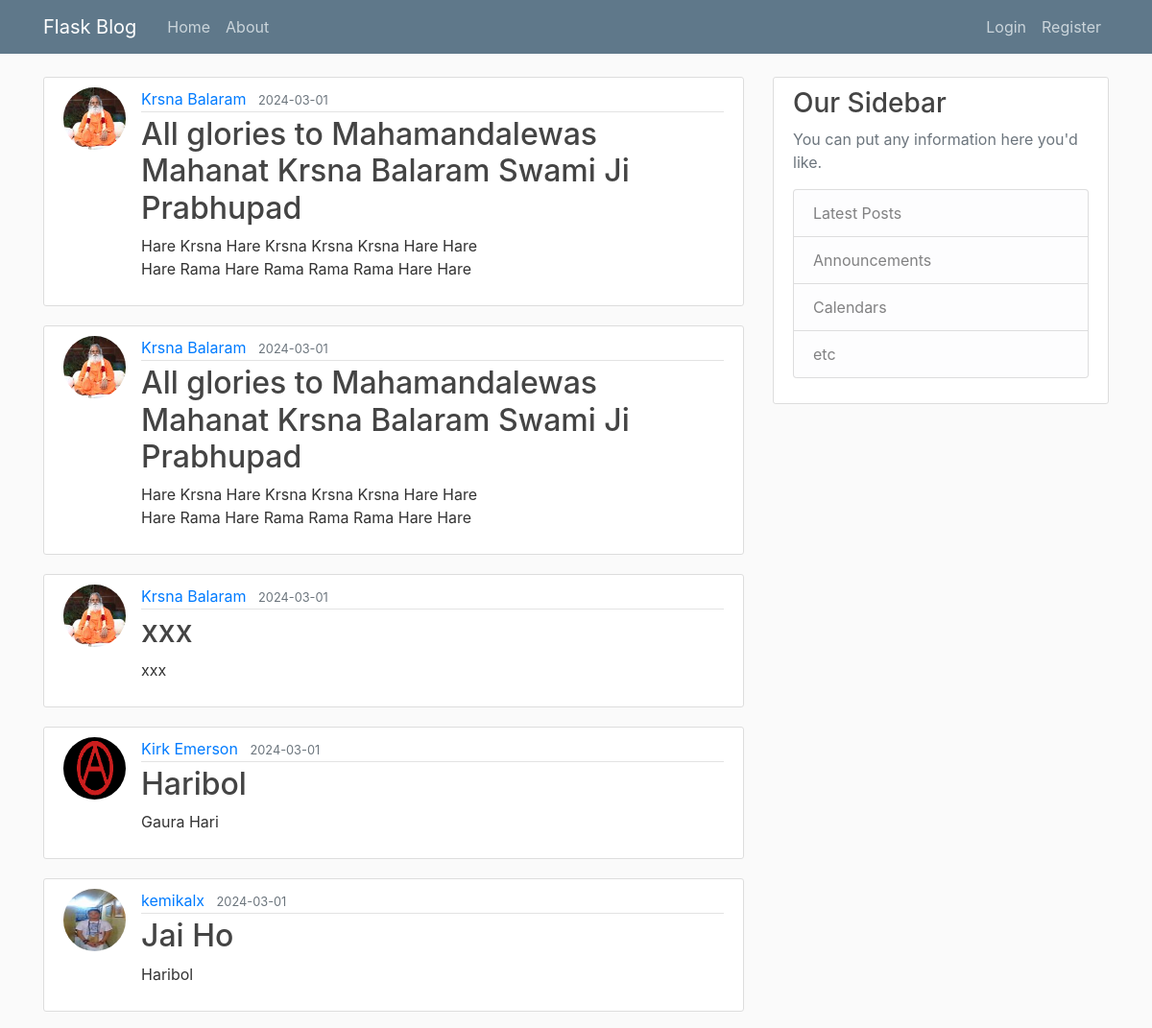
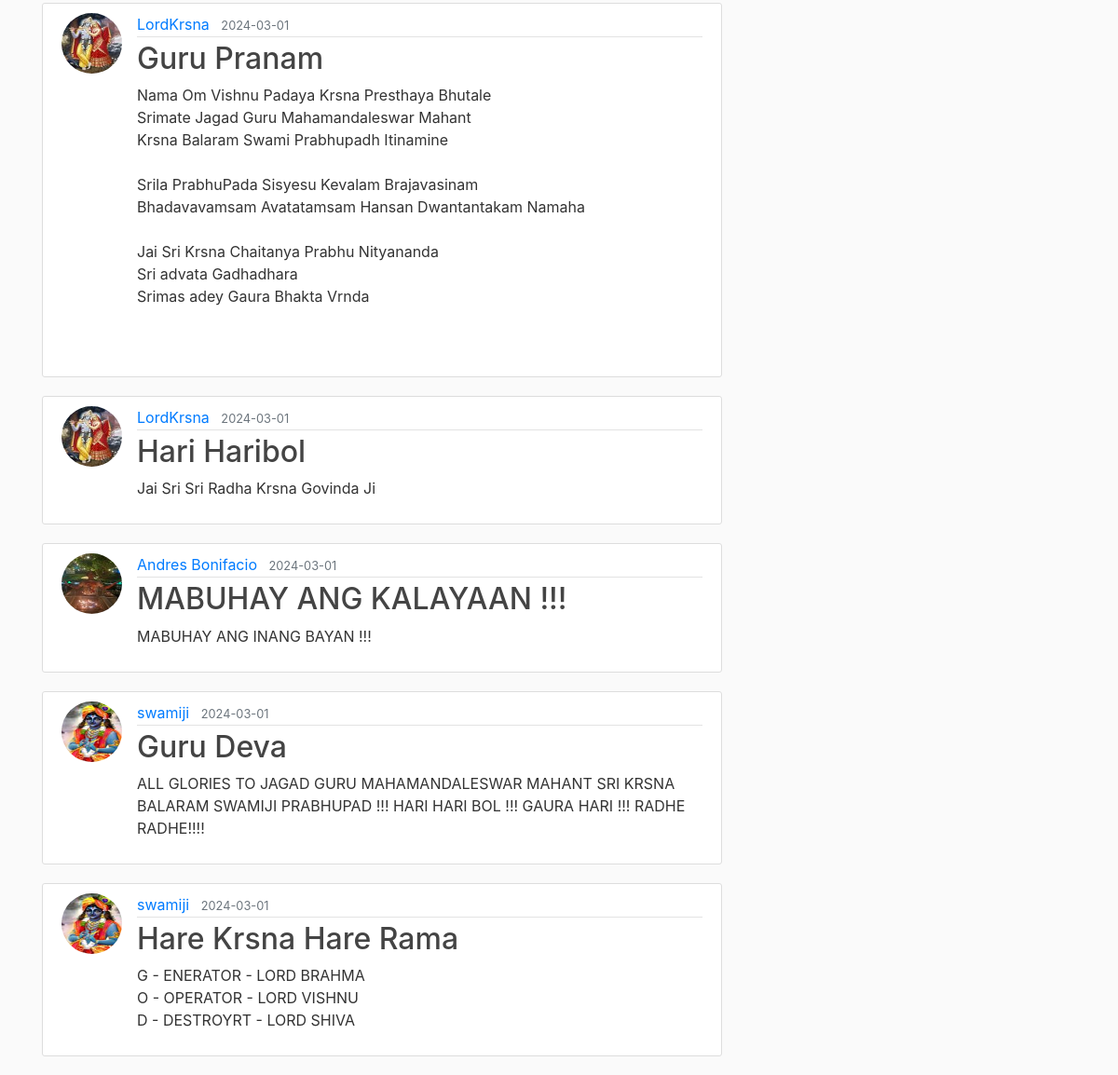
The page /home on the database its author committed (2 pictures, top to bottom).
### flaskblog/models.py (models this page shows, shortened)
class Post(db.Model):
    id = db.Column(db.Integer, primary_key=True)
    title = db.Column(db.String(100),nullable=False)
    date_posted = db.Column(db.DateTime, nullable=False, default=datetime.utcnow)
    content = db.Column(db.Text, nullable=False)
    user_id = db.Column(db.Integer, db.ForeignKey('user.id'), nullable=False)

class User(db.Model, UserMixin):
    id = db.Column(db.Integer, primary_key=True)
    username = db.Column(db.String(20), unique=True, nullable=False)
    email = db.Column(db.String(120), unique=True, nullable=False)
    image_file = db.Column(db.String(20), nullable=False, default='default.jpg')
    password = db.Column(db.String(60), nullable=False)
    posts = db.relationship('Post', backref='author', lazy=True)

### flaskblog/routes.py (the view)
@app.route("/")
@app.route("/home")
def home():
    posts = Post.query.all()
    return render_template('home.html', posts=posts)

### flaskblog/templates/home.html
{% extends "layout.html" %}
{% block content %}
    {% for post in posts %}
    <article class="media content-section">
      <img class = "rounded-circle article-img" src = "{{ url_for('static', filename = 'profile_pics/' + post.author.image_file) }}">
      <div class="media-body">
        <div class="article-metadata">
          <a class="mr-2" href="#">{{ post.author.username }}</a>
          <small class="text-muted">{{ post.date_posted.strftime('%Y-%m-%d') }}</small>
        </div>
        <h2><a class="article-title" href="{{ url_for('post', post_id=post.id) }}">{{ post.title }}</a></h2>
        <p class="article-content">{{ post.content }}</p>
      </div>
    </article>
    {% endfor %}
{% endblock content %}

### flaskblog/templates/layout.html (shortened to what this page needs)
<!DOCTYPE html>
<html>
<head>
    <link rel="stylesheet" href="https://maxcdn.bootstrapcdn.com/bootstrap/4.0.0/css/bootstrap.min.css">
    <link rel="stylesheet" type="text/css" href="{{ url_for('static', filename='main.css') }}">
</head>
    <body>
        <header class="site-header">
          <nav class="navbar navbar-expand-md navbar-dark bg-steel fixed-top">
            <div class="container">
              <a class="navbar-brand mr-4" href="/">Flask Blog</a>
              <div class="collapse navbar-collapse" id="navbarToggle">
                <div class="navbar-nav mr-auto">
                  <a class="nav-item nav-link" href="{{ url_for('home') }}">Home</a>
                  <a class="nav-item nav-link" href="{{ url_for('about') }}">About</a>
                </div>
                <div class="navbar-nav">
                    {% if current_user.is_authenticated %}
                    <a class="nav-item nav-link" href="{{ url_for('new_post') }}">New Post</a>
                        <a class="nav-item nav-link" href="{{ url_for('account') }}">Account</a>
                        <a class="nav-item nav-link" href="{{ url_for('logout') }}">Logout</a>
                    {% else %}
                        <a class="nav-item nav-link" href="{{ url_for('login') }}">Login</a>
                        <a class="nav-item nav-link" href="{{ url_for('register') }}">Register</a>
                    {% endif %}
                </div>
              </div>
            </div>
          </nav>
        </header>
        <main role="main" class="container">
          <div class="row">
            <div class="col-md-8">
              {% block content %}{% endblock %}
            </div>
            <div class="col-md-4">
              <div class="content-section">
                <h3>Our Sidebar</h3>
                <p class='text-muted'>You can put any information here you'd like.
                  <ul class="list-group">
                    <li class="list-group-item list-group-item-light">Latest Posts</li>
                    <li class="list-group-item list-group-item-light">Announcements</li>
                    <li class="list-group-item list-group-item-light">Calendars</li>
                    <li class="list-group-item list-group-item-light">etc</li>
                  </ul>
                </p>
              </div>
            </div>
          </div>
        </main>
    </body>
</html>

### flaskblog/static/main.css (style rules this page uses)
body { background: #fafafa; color: #333333; margin-top: 5rem; }
h1, h2, h3, h4, h5, h6 { color: #444444; }
.bg-steel { background-color: #5f788a; }
.site-header .navbar-nav .nav-link { color: #cbd5db; }
.content-section { background: #ffffff; padding: 10px 20px; border: 1px solid #dddddd; border-radius: 3px; margin-bottom: 20px; }
.article-title { color: #444444; }
.article-content { white-space: pre-line; }
.article-img { height: 65px; width: 65px; margin-right: 16px; }
.article-metadata { padding-bottom: 1px; margin-bottom: 4px; border-bottom: 1px solid #e3e3e3 }

### rows shown on the page
Post: image_file (picture), author.username "Krsna Balaram", date_posted "2024-03-01", title "All glories to Mahamandalewas Mahanat Krsna Balaram Swami Ji Prabhupad", content "Hare Krsna Hare Krsna Krsna Krsna Hare Hare Hare Rama Hare Rama Rama Rama Hare Hare"
Post: image_file (picture), author.username "Krsna Balaram", date_posted "2024-03-01", title "All glories to Mahamandalewas Mahanat Krsna Balaram Swami Ji Prabhupad", content "Hare Krsna Hare Krsna Krsna Krsna Hare Hare Hare Rama Hare Rama Rama Rama Hare Hare"
Post: image_file (picture), author.username "Krsna Balaram", date_posted "2024-03-01", title "xxx", content "xxx"
Post: image_file (picture), author.username "Kirk Emerson", date_posted "2024-03-01", title "Haribol", content "Gaura Hari"
Post: image_file (picture), author.username "kemikalx", date_posted "2024-03-01", title "Jai Ho", content "Haribol"
Post: image_file (picture), author.username "LordKrsna", date_posted "2024-03-01", title "Guru Pranam", content "Nama Om Vishnu Padaya Krsna Presthaya Bhutale Srimate Jagad Guru Mahamandaleswar Mahant Krsna Balaram Swami Prabhupadh Itinamine Srila PrabhuPada Sisyesu Kevalam Brajavasinam Bhadavavamsam Avatatamsam Hansan Dwantantakam Namaha Jai Sri Krsna Chaitanya Prabhu Nityananda Sri advata Gadhadhara Srimas adey Gaura Bhakta Vrnda"
Post: image_file (picture), author.username "LordKrsna", date_posted "2024-03-01", title "Hari Haribol", content "Jai Sri Sri Radha Krsna Govinda Ji"
Post: image_file (picture), author.username "Andres Bonifacio", date_posted "2024-03-01", title "MABUHAY ANG KALAYAAN !!!", content "MABUHAY ANG INANG BAYAN !!!"
Post: image_file (picture), author.username "swamiji", date_posted "2024-03-01", title "Guru Deva", content "ALL GLORIES TO JAGAD GURU MAHAMANDALESWAR MAHANT SRI KRSNA BALARAM SWAMIJI PRABHUPAD !!! HARI HARI BOL !!! GAURA HARI !!! RADHE RADHE!!!!"
Post: image_file (picture), author.username "swamiji", date_posted "2024-03-01", title "Hare Krsna Hare Rama", content "G - ENERATOR - LORD BRAHMA O - OPERATOR - LORD VISHNU D - DESTROYRT - LORD SHIVA"
